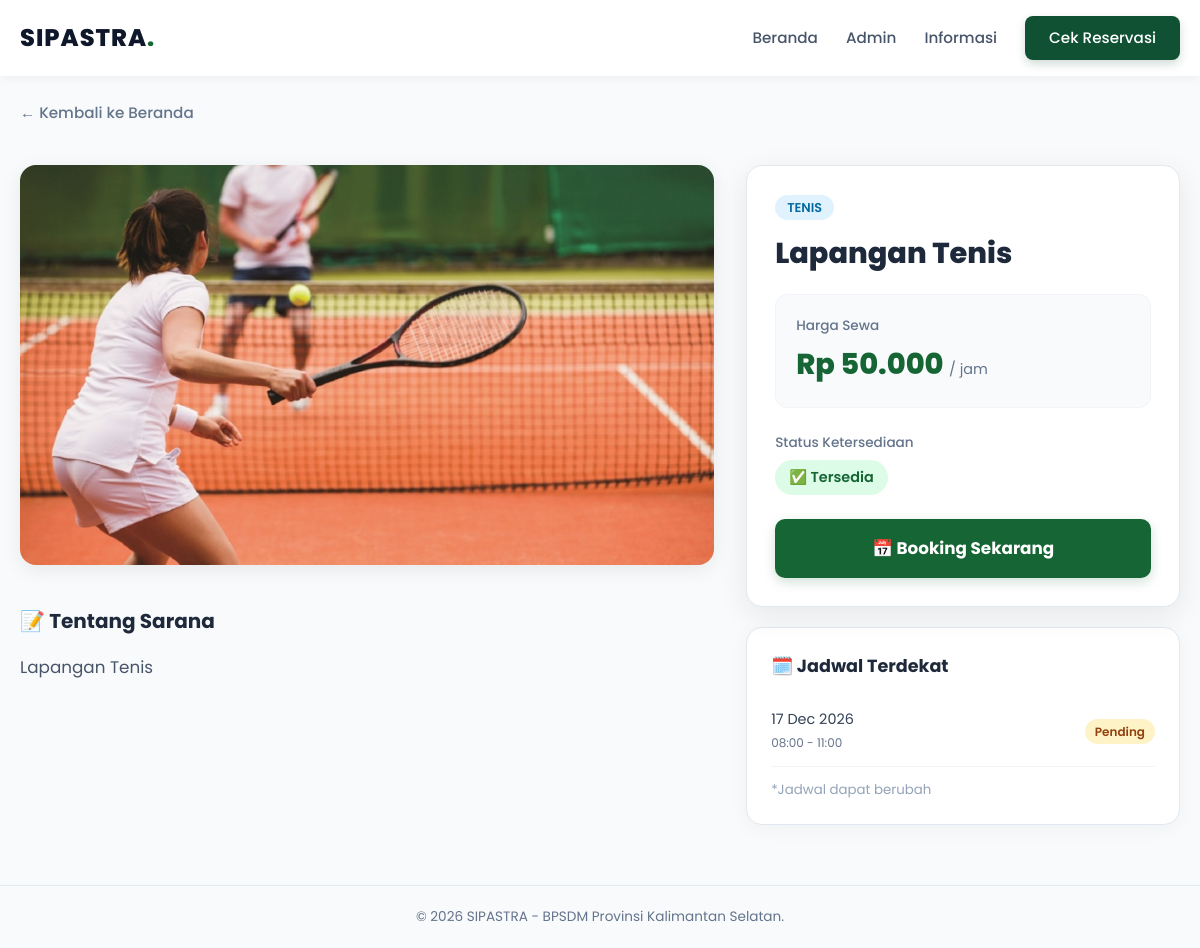
The page /pages/detail_sarana.php?slug=lapangan-tenis on the database its author committed.
### tables this page shows
CREATE TABLE `sarana` (
  `id` int(11) NOT NULL,
  `nama` varchar(100) NOT NULL,
  `slug` varchar(150) DEFAULT NULL,
  `jenis` varchar(50) DEFAULT NULL,
  `deskripsi` text DEFAULT NULL,
  `kelengkapan` text DEFAULT NULL,
  `harga_per_jam` decimal(12,2) NOT NULL,
  `gambar` varchar(255) DEFAULT NULL,
  `galeri` text DEFAULT NULL,
  `status` enum('tersedia','maintenance') DEFAULT 'tersedia',
  `created_at` timestamp NOT NULL DEFAULT current_timestamp()
);

CREATE TABLE `booking` (
  `id` int(11) NOT NULL,
  `kode_booking` varchar(20) NOT NULL,
  `sarana_id` int(11) NOT NULL,
  `nama_penyewa` varchar(100) NOT NULL,
  `no_hp` varchar(20) NOT NULL,
  `email` varchar(100) DEFAULT NULL,
  `instansi` varchar(150) DEFAULT NULL,
  `tanggal` date NOT NULL,
  `jam_mulai` time NOT NULL,
  `jam_selesai` time NOT NULL,
  `durasi_jam` int(11) NOT NULL,
  `harga_per_jam` decimal(12,2) NOT NULL,
  `subtotal` decimal(12,2) NOT NULL,
  `diskon_id` int(11) DEFAULT NULL,
  `diskon_persen` decimal(5,2) DEFAULT 0.00,
  `total_bayar` decimal(12,2) NOT NULL,
  `metode_pembayaran` enum('qris','transfer') DEFAULT NULL,
  `status_pembayaran` enum('belum_bayar','menunggu_verifikasi','berhasil','gagal') DEFAULT 'belum_bayar',
  `bukti_transfer` varchar(255) DEFAULT NULL,
  `catatan_pembayaran` text DEFAULT NULL,
  `verified_payment_by` int(11) DEFAULT NULL,
  `verified_payment_at` datetime DEFAULT NULL,
  `status` enum('pending','terverifikasi','ditolak','selesai','batal') DEFAULT 'pending',
  `kode_gambar` varchar(255) DEFAULT NULL,
  `catatan_petugas` text DEFAULT NULL,
  `verified_by` int(11) DEFAULT NULL,
  `verified_at` datetime DEFAULT NULL,
  `created_at` timestamp NOT NULL DEFAULT current_timestamp()
);

### includes/functions.php (called while the page is built, shortened)
<?php
function e($str) { return htmlspecialchars($str ?? '', ENT_QUOTES, 'UTF-8'); }

### pages/detail_sarana.php (the view, shortened to what this page needs)
<?php
require_once __DIR__ . '/../includes/auth.php';
$slug = trim($_GET['slug'] ?? '');
if ($slug === '') {
    $id = (int)($_GET['id'] ?? 0);
    if ($id) {
        $stmt = $conn->prepare("SELECT * FROM sarana WHERE id = ?");
        $stmt->bind_param('i', $id);
    } else {
        redirect(BASE_URL . '/index.php');
    }
} else {
    $stmt = $conn->prepare("SELECT * FROM sarana WHERE slug = ?");
    $stmt->bind_param('s', $slug);
}
$stmt->execute();
$s = $stmt->get_result()->fetch_assoc();
$bookings = $conn->query("
    SELECT tanggal, jam_mulai, jam_selesai, status
    FROM booking
    WHERE sarana_id = {$s['id']}
      AND status IN ('pending','terverifikasi')
      AND tanggal >= CURDATE()
    ORDER BY tanggal ASC, jam_mulai ASC
    LIMIT 5
");
?>
<!DOCTYPE html>
<html lang="id">
<head>
<link rel="stylesheet" href="<?= BASE_URL ?>/assets/css/style.css">
<link rel="stylesheet" href="<?= BASE_URL ?>/assets/css/landing.css">
</head>
<body class="landing-body">
<nav class="landing-navbar">
  <div class="landing-container nav-inner">
    <a href="<?= BASE_URL ?>/index.php" class="brand-logo">
      SIPASTRA<span>.</span>
    </a>
    <div class="nav-links" id="navLinks">
      <a href="<?= BASE_URL ?>/index.php#beranda">Beranda</a>
      <a href="<?= BASE_URL ?>/pages/login.php">Admin</a>
      <a href="<?= BASE_URL ?>/pages/informasi.php">Informasi</a>
      <a href="<?= BASE_URL ?>/pages/cek_booking.php" class="btn-cek-reservasi">Cek Reservasi</a>
    </div>
  </div>
</nav>
<div class="detail-wrapper">
  <a href="<?= BASE_URL ?>/index.php" class="back-link">← Kembali ke Beranda</a>
  <div class="detail-grid">
    <div>
      <?php if ($s['gambar']): ?>
        <img src="<?= BASE_URL ?>/assets/img/sarana/<?= e($s['gambar']) ?>" class="main-image" alt="<?= e($s['nama']) ?>">
      <?php else: ?>
        <div class="no-image">📷 Belum ada foto</div>
      <?php endif; ?>
      <?php if (!empty($s['deskripsi'])): ?>
        <h3 class="section-title">📝 Tentang Sarana</h3>
        <p class="desc-text"><?= nl2br(e($s['deskripsi'])) ?></p>
      <?php endif; ?>
    </div>
    <div>
      <div class="booking-card">
        <span class="badge-jenis"><?= e($s['jenis']) ?></span>
        <h1 class="sarana-title"><?= e($s['nama']) ?></h1>
        <div class="price-box">
          <div class="price-label">Harga Sewa</div>
          <div class="price-value">
            Rp <?= number_format($s['harga_per_jam'],0,',','.') ?>
            <span>/ jam</span>
          </div>
        </div>
        <div class="status-box">
          <div class="status-label">Status Ketersediaan</div>
          <span class="status-badge <?= $s['status']==='tersedia' ? 'status-tersedia' : 'status-maintenance' ?>">
            <?= $s['status']==='tersedia' ? '✅ Tersedia' : '🔧 Sedang Maintenance' ?>
          </span>
        </div>
        <?php if ($s['status'] === 'tersedia'): ?>
          <a href="booking.php?sarana_id=<?= $s['id'] ?>" class="btn-booking">
            📅 Booking Sekarang
          </a>
        <?php else: ?>
          <button class="btn-booking btn-disabled" disabled>
            🔧 Tidak Tersedia
          </button>
        <?php endif; ?>
      </div>
      <?php if ($bookings && $bookings->num_rows > 0): ?>
        <div class="jadwal-card">
          <h4>🗓️ Jadwal Terdekat</h4>
          <table class="jadwal-table">
            <?php while ($b = $bookings->fetch_assoc()): ?>
              <tr>
                <td>
                  <?= date('d M Y', strtotime($b['tanggal'])) ?><br>
                  <small style="color:#64748b;">
                    <?= substr($b['jam_mulai'],0,5) ?> - <?= substr($b['jam_selesai'],0,5) ?>
                  </small>
                </td>
                <td>
                  <span class="jadwal-badge <?= $b['status']==='terverifikasi'?'jadwal-terisi':'jadwal-pending' ?>">
                    <?= $b['status']==='terverifikasi' ? 'Terisi' : 'Pending' ?>
                  </span>
                </td>
              </tr>
            <?php endwhile; ?>
          </table>
          <small style="color:#94a3b8; display:block; margin-top:12px;">*Jadwal dapat berubah</small>
        </div>
      <?php endif; ?>
    </div>
  </div>
</div>
<footer style="text-align:center; padding:20px; background:#f8fafc; color:#64748b; font-size:.85rem; border-top:1px solid #e2e8f0;">
  &copy; <?= date('Y') ?> SIPASTRA - BPSDM Provinsi Kalimantan Selatan.
</footer>
</body>
</html>

### assets/css/style.css (style rules this page uses)
:root { --primary:#166534; --primary-dark:#14532d; --accent:#facc15; --bg:#f8fafc; --card:#ffffff; --text:#0f172a; --muted:#64748b; --border:#e2e8f0; --danger:#dc2626; --success:#16a34a; --warning:#f59e0b; }
* { box-sizing:border-box;margin:0;padding:0; }
body { font-family:'Segoe UI',system-ui,sans-serif;background:var(--bg);color:var(--text);line-height:1.6; }
a { color:var(--primary);text-decoration:none; }

### assets/css/landing.css (style rules this page uses)
.landing-body { font-family: 'Poppins', 'Segoe UI', sans-serif; margin: 0; padding: 0; background-color: #f8fafc; color: #334155; }
.landing-container { max-width: 1200px; margin: 0 auto; padding: 0 20px; }
.landing-navbar { position: fixed; top: 0; left: 0; right: 0; z-index: 1000; padding: 16px 0; background: rgba(255, 255, 255, 0.95); backdrop-filter: blur(10px); box-shadow: 0 2px 10px rgba(0, 0, 0, 0.05); transition: all 0.3s ease; }
.nav-inner { display: flex; justify-content: space-between; align-items: center; }
.brand-logo { font-size: 1.5rem; font-weight: 800; color: #0f172a; text-decoration: none; letter-spacing: 1px; }
.brand-logo span { color: #166534; }
.nav-links { display: flex; align-items: center; gap: 28px; }
.nav-links a { text-decoration: none; color: #475569; font-weight: 500; font-size: 0.95rem; transition: 0.2s; }
.btn-cek-reservasi { background-color: #0f5132; color: #ffffff !important; padding: 10px 24px; border-radius: 8px; font-weight: 600; box-shadow: 0 4px 10px rgba(15, 81, 50, 0.2); }

### pages/detail_sarana.php (style rules this page uses)
.detail-wrapper { padding: 100px 20px 60px 20px; max-width: 1200px; margin: 0 auto; }
.detail-grid { display: grid; grid-template-columns: 1.6fr 1fr; gap: 32px; margin-top: 20px; }
.back-link { display: inline-block; color: #64748b; text-decoration: none; font-size: 0.95rem; margin-bottom: 20px; font-weight: 500; transition: 0.2s; }
.main-image { width: 100%; height: 400px; object-fit: cover; border-radius: 16px; box-shadow: 0 4px 20px rgba(0,0,0,.08); }
.section-title { font-size: 1.25rem; color: #1e293b; font-weight: 700; margin: 32px 0 16px 0; }
.desc-text { color: #475569; line-height: 1.7; font-size: 1.05rem; }
.booking-card { background: #ffffff; padding: 28px; border-radius: 16px; box-shadow: 0 8px 30px rgba(0,0,0,.08); border: 1px solid #e2e8f0; position: sticky; top: 100px; }
.badge-jenis { font-size: 0.8rem; background: #e0f2fe; color: #0369a1; padding: 4px 12px; border-radius: 20px; font-weight: 600; text-transform: uppercase; }
.sarana-title { margin: 16px 0 8px 0; font-size: 1.8rem; color: #1e293b; font-weight: 800; line-height: 1.2; }
.price-box { margin: 24px 0; padding: 20px; background: #f8fafc; border-radius: 12px; border: 1px solid #f1f5f9; }
.price-label { font-size: 0.85rem; color: #64748b; font-weight: 500; }
.price-value { font-size: 1.8rem; font-weight: 800; color: #166534; margin-top: 4px; }
.price-value span { font-size: 0.9rem; color: #64748b; font-weight: 400; }
.status-box { margin: 16px 0 24px 0; }
.status-label { font-size: 0.85rem; color: #64748b; margin-bottom: 6px; font-weight: 500; }
.status-badge { display: inline-block; padding: 6px 14px; border-radius: 20px; font-size: 0.9rem; font-weight: 600; }
.status-tersedia { background: #dcfce7; color: #166534; }
.btn-booking { display: block; width: 100%; text-align: center; background: #166534; color: #ffffff; padding: 16px; font-size: 1.05rem; font-weight: 700; border-radius: 10px; text-decoration: none; transition: 0.2s; box-shadow: 0 4px 12px rgba(22,101,52,.2); }
.jadwal-card { background: #ffffff; padding: 24px; border-radius: 16px; box-shadow: 0 4px 20px rgba(0,0,0,.04); border: 1px solid #e2e8f0; margin-top: 20px; }
.jadwal-card h4 { margin: 0 0 16px 0; color: #1e293b; font-weight: 700; font-size: 1.1rem; }
.jadwal-table { width: 100%; border-collapse: collapse; font-size: 0.9rem; }
.jadwal-table tr { border-bottom: 1px solid #f1f5f9; }
.jadwal-table td { padding: 12px 0; color: #334155; }
.jadwal-table td:last-child { text-align: right; }
.jadwal-badge { font-size: 0.75rem; padding: 4px 10px; border-radius: 20px; font-weight: 600; }
.jadwal-pending { background: #fef3c7; color: #92400e; }

### rows shown on the page
sarana: gambar (picture), deskripsi "Lapangan Tenis", jenis "TENIS", nama "Lapangan Tenis", harga_per_jam "50.000"
booking: tanggal "17 Dec 2026", jam_mulai "08:00", jam_selesai "11:00", status "Pending"
